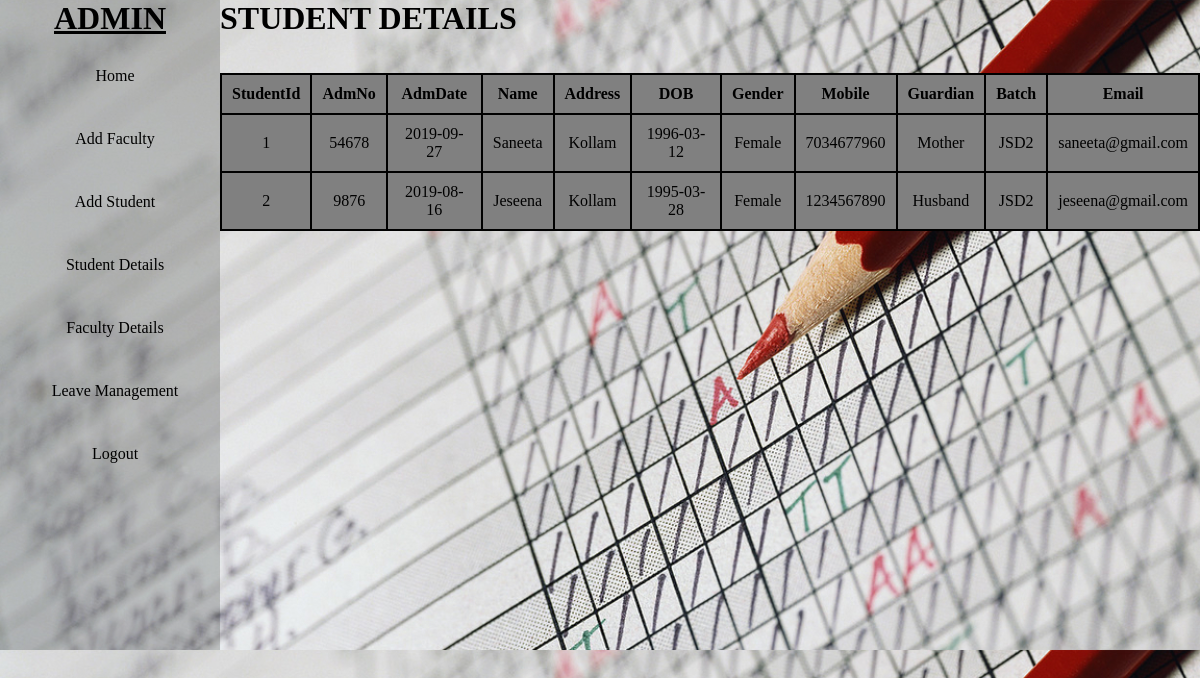
The page /stu_details.php on the database its author committed.
### tables this page shows
CREATE TABLE `student` (
  `Sid` int(11) NOT NULL,
  `Admno` int(11) NOT NULL,
  `Admdate` date NOT NULL,
  `Name` varchar(20) NOT NULL,
  `Address` varchar(30) NOT NULL,
  `Dob` date NOT NULL,
  `Gender` varchar(20) NOT NULL,
  `Mobile` bigint(20) NOT NULL,
  `Guardian` varchar(20) NOT NULL,
  `Batch` varchar(20) NOT NULL,
  `Email` varchar(20) NOT NULL,
  `Username` varchar(20) NOT NULL,
  `Password` varchar(20) NOT NULL
);

### stu_details.php (the view, shortened to what this page needs)
<!DOCTYPE html>
<html>
	<head>
		<link rel="stylesheet" href="css/style.css">
	</head>
	<body class="bi">
		<div class="display">
		<div class="navbar">
			<h1><u>ADMIN</u></h1>
			<ul>
				<li> <a href="adminhome.php">Home</a> </li>
				<li> <a href="faculty_signup.php">Add Faculty</a> </li>
				<li> <a href="student_signup.php">Add Student</a> </li>
				<li> <a href="">Student Details</a>
				</li>
				<li> <a href="fac_details.php">Faculty Details</a></li>
				<li><a href="stu_leave.php">Leave Management</a></li>
				<li><a href="login.php">Logout</a></li>
			</ul>
		</div>
		<div>
			<h1>STUDENT DETAILS</h1>
			<br><br>
			<table>
				<thead>
					<tr>
						<th>StudentId</th>
						<th>AdmNo</th>
						<th>AdmDate</th>
						<th>Name</th>
						<th>Address</th>
						<th>DOB</th>
						<th>Gender</th>
						<th>Mobile</th>
						<th>Guardian</th>
						<th>Batch</th>
						<th>Email</th>
					</tr>
				</thead>
				<tbody>
					<?php
						require_once'connection.php';
						$sql="select * from student";
						$result=mysqli_query($conn,$sql);
						while($row=mysqli_fetch_assoc($result))
						{
					?>
					<tr>
						<td><?php echo $row['Sid'];?></td>
						<td><?php echo $row['Admno'];?></td>
						<td><?php echo $row['Admdate'];?></td>
						<td><?php echo $row['Name'];?></td>
						<td><?php echo $row['Address'];?></td>
						<td><?php echo $row['Dob'];?></td>
						<td><?php echo $row['Gender'];?></td>
						<td><?php echo $row['Mobile'];?></td>
						<td><?php echo $row['Guardian'];?></td>
						<td><?php echo $row['Batch'];?></td>
						<td><?php echo $row['Email'];?></td>
					</tr>
					<?php
						}
					?>
				</tbody>
			</table>
		</div>
	</div>
	</body>
</html>

### css/style.css (style rules this page uses)
* { margin:0px; padding:0px; box-sizing:border-box; }
.bi { background-image:url("../img/3.jpg"); background-size:cover; }
.navbar { text-align:center; background-color:rgba(38, 39, 35, 0.233); width:220px; height:650px; }
.navbar ul { list-style:none; display:block; }
.navbar ul li { text-align:center; width:200px; padding:15px; margin:15px; border-radius: 10px; }
.navbar ul li a { text-decoration:none; color:black; }
.display { display: inline-flex; }

### stu_details.php (style rules this page uses)
table,td,th { border: 2px solid black;border-collapse: collapse;background-color: grey;text-align: center;padding:10px; }

### rows shown on the page
student: Sid "1", Admno "54678", Admdate "2019-09-27", Name "Saneeta", Address "Kollam", Dob "1996-03-12", Gender "Female", Mobile "7034677960", Guardian "Mother", Batch "JSD2", Email "saneeta@gmail.com"
student: Sid "2", Admno "9876", Admdate "2019-08-16", Name "Jeseena", Address "Kollam", Dob "1995-03-28", Gender "Female", Mobile "1234567890", Guardian "Husband", Batch "JSD2", Email "jeseena@gmail.com"
